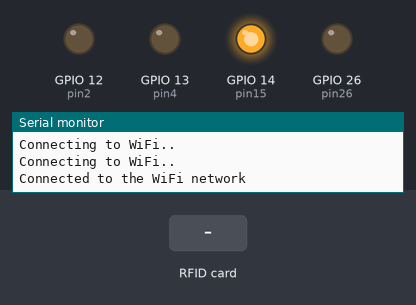
A sketch run on a simulated ESP32. Parts: output pins drawn as LEDs (lit = HIGH), the last lines printed to the serial monitor. Inputs (shaded band) come from the test bench. WiFi joins after 1.5 s; servers stay silent unless stated; uploads are accepted with an empty reply.

Above: at 3.2 s.
3.3 s: RFID card 5E 7A 19 C4 held to the reader
At 4.28 s:
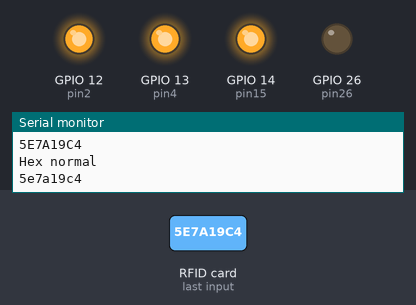
At 5.7 s:
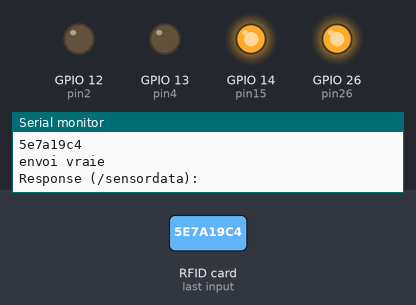
Timing chart, 0 to 9.4 s (numbered marks = the images above; inputs shaded):
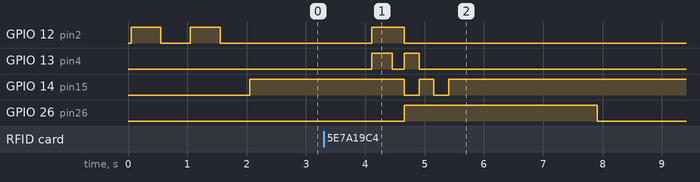

The sketch:

Esp32_rfid.ino
```cpp
#include <WiFi.h>
#include <HTTPClient.h>
//----
#include <SPI.h>
#include <MFRC522.h>
const char* ssid = "..........";                  // Your wifi Name
const char* password = "................." ;

//----------

const int pinRST         = 22;  // pin RST
const int pinSDA         = 21; // pin SDA

const int pin2             = 12;
const int pin4             = 13;
const int pin26            = 26; // relai
const int pin15            = 14;// pin SDA
String inStringHex         = "";
String    matricule        = "and01";
String    porte           = "004";
MFRC522 mfrc522(pinSDA,pinRST);

void setup() {
  //---------
  SPI.begin();
  Serial.begin(115200);
  mfrc522.PCD_Init();
  pinMode      (pin2,OUTPUT );
  pinMode      (pin4,OUTPUT );
    pinMode    (pin26,OUTPUT );
  pinMode      (pin15,OUTPUT );
  WiFi.begin(ssid, password);
  while (WiFi.status() != WL_CONNECTED) {
    digitalWrite(pin2,HIGH);
    delay(500);
    digitalWrite(pin2,LOW);
    delay(500);
    Serial.println("Connecting to WiFi..");
  }
  Serial.println("Connected to the WiFi network");
    digitalWrite(pin15,HIGH);
}

void miposteservernode(){
  HTTPClient http;
  http.begin("https://............./iot/esp32postset");
  http.addHeader("Content-Type", "application/json");
// MIKASIKA RFID

 if (mfrc522.PICC_IsNewCardPresent() && mfrc522.PICC_ReadCardSerial())
  {
    //Serial.print("Card UID:");
    for (byte i = 0; i < 4; i++) {
    Serial.print(mfrc522.uid.uidByte[i] < 0x10 ? "0" : "");
    Serial.print(mfrc522.uid.uidByte[i], HEX);
    inStringHex += String(mfrc522.uid.uidByte[i], HEX);
    }
    Serial.println();
    Serial.println(F("Hex normal"));
    Serial.print(inStringHex);
    Serial.println();
    Serial.println();
    digitalWrite(pin2,HIGH);
     digitalWrite(pin4,HIGH);
     delay(350);
   digitalWrite(pin4,LOW);

     // refa handefa ny valiny rfid
   String request   = "[" "{\"numero_status\":\""+(String)(inStringHex)+"\"}" "," "{\"matricule\":\""+(String)(matricule)+"\"}""," "{\"porte\":\""+(String)(porte)+"\"}" "]" ;

     int http_response_code    = http.POST(request);

     Serial.println("envoi vraie");
       digitalWrite(pin2,LOW);


     inStringHex = "";
      if (http_response_code < 0){
    Serial.println("Error in sending sensor value");

  }
  else{
    String response = http.getString();
    Serial.print("Response (/sensordata): ");
    Serial.println(response);

      if(response == "tsy mitovy"){

         digitalWrite(pin4,HIGH);
          digitalWrite(pin2,HIGH);

          delay(250);
          digitalWrite(pin2,LOW);
          delay(250);
          digitalWrite(pin2,HIGH);
          delay(500);
          digitalWrite(pin2,LOW);
           digitalWrite(pin4,LOW);

        }else{
          digitalWrite(pin26,HIGH);
          digitalWrite(pin4,HIGH);
          digitalWrite(pin15,LOW);
          delay(250);
          digitalWrite(pin15,HIGH);
          digitalWrite(pin4,LOW);
          delay(250);
          digitalWrite(pin15,LOW);
          delay(250);
          digitalWrite(pin15,HIGH);
            delay(2500);
           digitalWrite(pin26,LOW);
          }

  }
  }

// MIKASIKA RFID

  http.end();
}

void loop() {
 if ((WiFi.status() == WL_CONNECTED)) { //Check the current connection status
 miposteservernode();
  }
  delay(1000);
}
```

Measured:
- after the input at 3.3 s, GPIO 12 (pin2): LOW → HIGH after 0.81 s, → LOW 0.55 s later; GPIO 13 (pin4): LOW → HIGH after 0.81 s, → LOW 0.35 s later, → HIGH 0.20 s later, → LOW 0.25 s later
